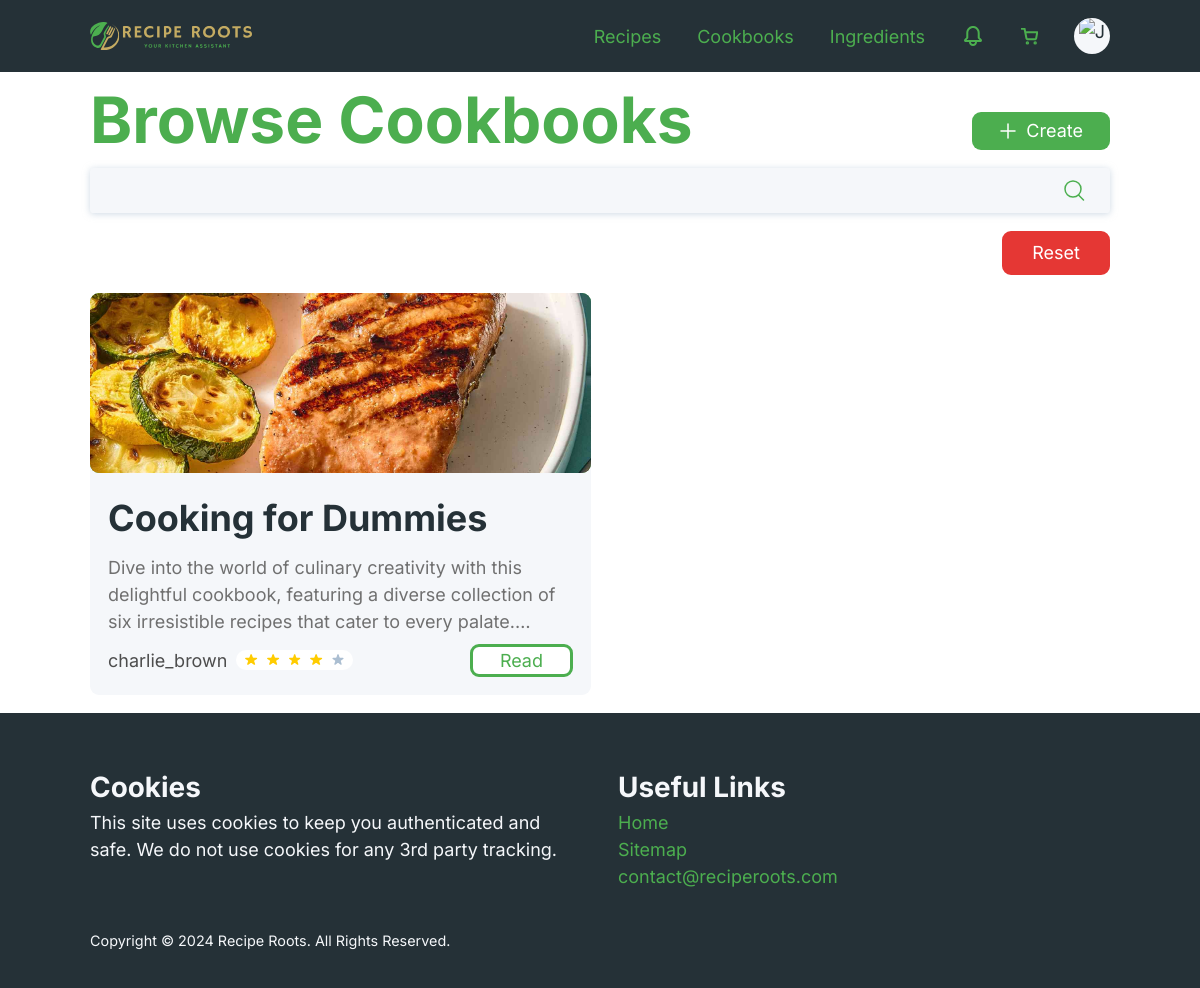
Screenshot of /recipe-roots/public/cookbooks/browse (signed in) with the database file from the repository.
### tables this page shows
CREATE TABLE IF NOT EXISTS Cookbook(id INTEGER NOT NULL AUTO_INCREMENT, profileId INTEGER NOT NULL, title VARCHAR(100) NOT NULL, description TEXT NOT NULL, public BOOLEAN DEFAULT FALSE, thumbnail VARCHAR(255), FOREIGN KEY (profileId) REFERENCES Profile (id) ON DELETE CASCADE, createdAt TIMESTAMP DEFAULT CURRENT_TIMESTAMP, updatedAt DATETIME DEFAULT CURRENT_TIMESTAMP ON UPDATE CURRENT_TIMESTAMP, PRIMARY KEY (id));

CREATE TABLE IF NOT EXISTS Profile(id INTEGER NOT NULL AUTO_INCREMENT, userId INTEGER NOT NULL, username VARCHAR(16) NOT NULL UNIQUE, avatar VARCHAR(255), type BOOLEAN DEFAULT FALSE, FOREIGN KEY (userId) REFERENCES User (id) ON DELETE CASCADE, createdAt TIMESTAMP DEFAULT CURRENT_TIMESTAMP, updatedAt DATETIME DEFAULT CURRENT_TIMESTAMP ON UPDATE CURRENT_TIMESTAMP, PRIMARY KEY (id));

### recipe-roots/app/core/Controller.php (called while the page is built, shortened)
<?php
trait Controller {
	public function view( string $view, array $data = [] ) {
		$filename = "../app/views/{$view}.view.php";
		require $filename;
	}
}

### recipe-roots/app/controllers/Cookbooks.php (called while the page is built, shortened)
<?php
class Cookbooks {
	protected $profile;
	public function __construct() {
		$this->profile = $_SESSION['profile'];
	}
	public function browse() {
		$cookbookParams = [];
		[ $currentPage, $totalPages, $cookbooks ] = getPaginationData(
			new Cookbook,
			6,
			$this->profile['user']['isAdmin'] ? [] : [ 'public' => 1 ],
			$cookbookParams
		);
		$this->view(
			'cookbooks/cookbooks',
			[
				'currentPage' => $currentPage,
				'totalPages' => $totalPages,
				'cookbooks' => $this->getRating( $cookbooks ),
				'browse' => true
			]
		);
	}
	private function getRating( array $cookbooks ) {
		$cookbookJoinModel = new CookbookJoin();
		$commentModel = new Comment();
		foreach ( $cookbooks as $index => $cookbook ) {
			$cookbooks[ $index ]['rating'] = 0;
			$numRatings = 0;
			$totalRating = 0;
			$joins = $cookbookJoinModel->findAll( [ 'cookbookId' => $cookbook['id'] ] );
			foreach ( $joins as $join ) {
				$comments = $commentModel->findAll( [ 'recipeId' => $join['recipeId'] ] );
				$numRatings += count( $comments );
				$totalRating += array_reduce( $comments, fn( $ca, $c ) => $ca + $c['rating'], 0 );
			}
			$cookbooks[ $index ]['rating'] = round( $totalRating / ( $numRatings > 0 ? $numRatings : 1 ) );
		}
		return $cookbooks;
	}
}

### recipe-roots/app/core/App.php (called while the page is built, shortened)
<?php
class App {
	private $method = 'index';
	private function splitURL() {
		$url = $_GET['url'] ?? 'home';
		$url = explode( "/", trim( $url, "/" ) );
		return $url;
	}
	public function loadController() {
		$url = $this->splitURL();
		unset( $url[0] );
		$controller = new $this->controller();
		if ( ! empty( $url[1] ) ) {
			if ( method_exists( $controller, $url[1] ) ) {
				$this->method = $url[1];
				unset( $url[1] );
			}
		}
		call_user_func_array( [ $controller, $this->method ], $url );
	}
}

### recipe-roots/public/index.php (called while the page is built, shortened)
<?php
$app = new App();
$app->loadController();

### recipe-roots/app/core/utils.php (called while the page is built, shortened)
<?php
function escape( $str ) {
	return htmlspecialchars( $str );
}
function getPaginationData( Model $model, int $itemsPerPage, array $conditions = [], array $contains = [] ) {
	$currentPage = isset( $_GET['page'] ) && is_numeric( $_GET['page'] ) ? (int) $_GET['page'] : 1;
	$offset = ( $currentPage - 1 ) * $itemsPerPage;
	$totalData = count( $model->findAll( $conditions, contain: $contains ) );
	$totalPages = ceil( $totalData / $itemsPerPage );
	$totalPages = $totalPages == 0 ? 1 : $totalPages;
	$pageData = $model->findAll(
		data: $conditions,
		contain: $contains,
		join: true,
		limit: $itemsPerPage,
		offset: $offset
	);
	return [ $currentPage, $totalPages, $pageData ];
}

### recipe-roots/app/core/Database.php (called while the page is built)
<?php
trait Database {
	private function connect() {
		$connectionString = "mysql:host=" . DBHOST;
		$connection = new PDO( $connectionString, DBUSER, DBPASS );
		$connection->setAttribute( PDO::ATTR_ERRMODE, PDO::ERRMODE_EXCEPTION );
		$tz = ( new DateTime( 'now', new DateTimeZone( 'Asia/Kuala_Lumpur' ) ) )->format( 'P' );
		$connection->exec( "SET time_zone='$tz';" );
		$connection->query( "CREATE DATABASE IF NOT EXISTS `" . DBNAME . "`" );
		$connection->query( "use " . DBNAME );
		return $connection;
	}
	public function query( string $query, array $data = [] ) {
		$connection = $this->connect();
		$statement = $connection->prepare( $query );
		$success = $statement->execute( $data );
		if ( $success ) {
			$result = $statement->fetchAll( PDO::FETCH_ASSOC );
			if ( is_array( $result ) && count( $result ) > 0 ) {
				return [
					'result' => $result,
					'connection' => $connection
				];
			}
		}
		return [
			'result' => [],
			'connection' => $connection
		];
	}
}

### recipe-roots/app/core/Model.php (called while the page is built, shortened)
<?php
abstract class Model {
	public readonly string $table;
	private $columns = [
		'id' => [
			'type' => 'INTEGER',
			'autoincrement' => true,
			'nullable' => false
		],
	];
	public function __construct( string $table = '' ) {
		$this->table = $table === '' || ! is_string( $table ) || is_numeric( $table )
			? get_class( $this )
			: $table;
		$attributes = get_object_vars( $this );
		foreach ( $attributes as $attribute => $data ) {
			if ( $attribute === 'table' || $attribute === 'columns' ) {
				continue;
			}
			$this->columns[ $attribute ] = $data;
		}
		$columns = [];
		$index = 0;
		foreach ( $this->columns as $columnName => $data ) {
			$columns[ $index ] = "$columnName "
				. "{$data['type']}"
				. ( isset( $data['nullable'] ) && ! $data['nullable'] ? ' NOT NULL' : '' )
				. ( isset( $data['autoincrement'] ) && $data['autoincrement'] ? ' AUTO_INCREMENT' : '' )
				. ( isset( $data['unique'] ) && $data['unique'] ? ' UNIQUE' : '' )
				. ( isset( $data['default'] ) && $data['default'] != "''" ? " DEFAULT {$data['default']}" : '' );
			$index++;
		}
		$foreignKeys = [];
		$index = 0;
		foreach ( $this->columns as $columnName => $data ) {
			if ( isset( $data['model'] ) ) {
				$foreignKeys[ $index ] = "FOREIGN KEY ($columnName) REFERENCES {$data['model']->table} (id)";
				if ( $data['cascade'] == 'TRUE' ) {
					$foreignKeys[ $index ] .= ' ON DELETE CASCADE';
				}
			}
			$index++;
		}
		$query = "CREATE TABLE IF NOT EXISTS $this->table("
			. implode( ', ', $columns ) . ", "
			. ( empty( $foreignKeys ) ? '' : implode( ', ', $foreignKeys ) . ", " )
			. "createdAt TIMESTAMP DEFAULT CURRENT_TIMESTAMP, "
			. "updatedAt DATETIME DEFAULT CURRENT_TIMESTAMP ON UPDATE CURRENT_TIMESTAMP, "
			. "PRIMARY KEY (id));";
		$this->query( $query );
	}
	public function findAll( array $data = [], array $dataNot = [], array $contain = [], bool $join = false, int $limit = null, int $offset = 0 ) {
		$query = "SELECT * FROM $this->table";
		$keys = array_keys( $data );
		$keysNot = array_keys( $dataNot );
		if ( ! empty( $keys ) || ! empty( $keysNot ) ) {
			$query .= " WHERE ";
			foreach ( $keys as $key ) {
				$query .= "$key = :$key && ";
			}
			$query = trim( $query, " && " );
		}
		$query .= " ORDER BY createdAt DESC, id ASC";
		if ( $limit ) {
			$query .= " LIMIT $limit OFFSET $offset";
		}
		$data = array_merge( $data, $dataNot, $contain );
		$result = $this->query( $query, $data )['result'];
		if ( $join ) {
			foreach ( $result as $index => $row ) {
				foreach ( $this->columns as $columnName => $columnData ) {
					if ( isset( $columnData['model'] ) ) {
						foreach ( $row as $key => $value ) {
							if ( $key == $columnName ) {
								$tableName = strtolower( $columnData['model']->table );
								$result[ $index ][ $tableName ] = $columnData['model']->findById( $value, true );
							}
						}
					}
				}
			}
		}
		return $result;
	}
	public function findById( int $id, bool $join = false ) {
		$result = $this->query( "SELECT * FROM $this->table WHERE id = ?", [ $id ] )['result'][0] ?? null;
		if ( $join && $result != null ) {
			foreach ( $this->columns as $columnName => $columnData ) {
				if ( isset( $columnData['model'] ) ) {
					foreach ( $result as $key => $value ) {
						if ( $key == $columnName ) {
							$tableName = strtolower( $columnData['model']->table );
							$result[ $tableName ] = $columnData['model']->findById( $value, true );
						}
					}
				}
			}
		}
		return $result ?? null;
	}
}

### recipe-roots/app/models/Comment.model.php (called while the page is built, shortened)
<?php
class Comment extends Model {
	public function __construct() {
		parent::__construct();
	}
}

### recipe-roots/app/models/CookbookJoin.model.php (called while the page is built, shortened)
<?php
class CookbookJoin extends Model {
	public function __construct() {
		parent::__construct();
	}
}

### recipe-roots/app/views/cookbooks/cookbooks.view.php (the view, shortened to what this page needs)
<!DOCTYPE html>
<html lang="en">
<head>
	<link rel="stylesheet" href="<?= ROOT ?>/assets/css/styles.css">
	<link rel="stylesheet" href="<?= ROOT ?>/assets/css/layout/browse.css">
	<link rel="stylesheet" href="<?= ROOT ?>/assets/css/layout/cookbooks.css">
</head>
<body>
	<?php include '../app/views/layout/header.php' ?>
	<main>
		<header>
			<div class="heading">
				<h1><?= $browse ? 'Browse' : 'Your' ?> Cookbooks</h1>
				<a href="<?= ROOT ?>/cookbooks/create" class="btn btn--add">Create</a>
			</div>
			<form class="filter" method="GET">
				<div class="filter__input">
					<input type="text" name="filter" id="filter" value="<?= escape( $_GET['filter'] ?? '' ) ?>">
					<button class="filter__input__submit" type="submit">
						<img src="<?= ROOT ?>/assets/icons/search.svg" alt="search icon">
					</button>
				</div>
				<div class="filter__input">
					<a class="btn btn--invert btn--error" href="?page=1">Reset</a>
				</div>
			</form>
		</header>
		<section class="grid">
			<?php foreach ( $cookbooks as $cookbook ) : ?>
				<article class="cookbook">
					<object class="cookbook__thumbnail" role="img" aria-label="thumbnail"
						data="<?= escape( $cookbook['thumbnail'] ?? '' ) ?>">
					</object>
					<div class="cookbook__details">
						<h2><?= escape( $cookbook['title'] ) ?></h2>
						<p><?= escape( $cookbook['description'] ) ?></p>
						<footer class="cookbook__details__footer">
							<div class="cookbook__details__footer__metadata">
								<p><?= escape( $cookbook['profile']['username'] ) ?></p>
								<div class="cookbook__details__footer__metadata__rating">
									<?php for ( $i = 0; $i < min( escape( $cookbook['rating'] ), 5 ); $i++ ) : ?>
										<img src="<?= ROOT ?>/assets/icons/star-yellow.svg" alt="yellow star">
									<?php endfor ?>
									<?php for ( $i = min( escape( $cookbook['rating'] ), 5 ); $i < 5; $i++ ) : ?>
										<img src="<?= ROOT ?>/assets/icons/star-grey.svg" alt="grey star">
									<?php endfor ?>
								</div>
							</div>
							<a href="<?= ROOT ?>/cookbooks/<?= escape( $cookbook['id'] ) ?>" class="btn btn--invert">Read</a>
						</footer>
					</div>
				</article>
			<?php endforeach; ?>
		</section>
	</main>
	<?php include '../app/views/layout/footer.php' ?>
</body>
</html>

### recipe-roots/public/assets/css/layout/browse.css (style rules this page uses)
.btn { padding: 0.3em 1.5em; }
.heading { --_margin-bottom: 1rem; display: flex; justify-content: space-between; align-items: flex-end; flex-wrap: wrap; gap: 1em; margin-bottom: var(--_margin-bottom); }
.heading h1 { margin-bottom: calc(var(--_margin-bottom) * -1); flex-grow: 9999; }
.heading .btn { flex-grow: 1; }
.filter > * + * { margin-block-start: 1rem; }
.filter__input { display: flex; justify-content: space-between; align-items: center; position: relative; gap: 0.5rem; }
.filter__input input[type='text'] { width: 100%; }
.filter__input__submit { background-color: transparent; border: none; cursor: pointer; position: absolute; top: 0; bottom: 0; right: 1rem; }
.grid, .empty { margin-block: 1rem; }

### recipe-roots/public/assets/css/layout/cookbooks.css (style rules this page uses)
.grid { --_grid-column-count: 2; }
.cookbook { border-radius: 0.5rem; background-color: var(--silver); display: flex; align-items: center; min-width: 0; width: 100%; }
.cookbook__thumbnail { display: grid; place-items: center; text-align: center; font-weight: bold; background-color: var(--primary-clr); border-radius: 0.5rem; height: 100%; width: 10rem; object-fit: cover; flex: 1; }
.cookbook__details { padding: 1rem; min-width: 0; min-height: 12rem; display: grid; gap: 0.5rem; flex: 1; flex-basis: 50%; }
@media screen and (max-width: 90em) { .cookbook { flex-direction: column; } }
@media screen and (max-width: 90em) { .cookbook__thumbnail { height: 10rem; width: 100%; flex: unset; } }
.cookbook__details p { color: var(--grey); }
.cookbook__details h2 { text-overflow: ellipsis; overflow: hidden; white-space: nowrap; }
.cookbook__details p { display: -webkit-box; overflow: hidden; line-clamp: 3; -webkit-line-clamp: 3; -webkit-box-orient: vertical; }
.cookbook__details__footer { justify-content: space-between; flex-wrap: wrap; }
.cookbook__details__footer .btn { padding: 0 1.5em; }
.cookbook__details__footer, .cookbook__details__footer__metadata { display: flex; align-items: center; flex-wrap: wrap; gap: 0.5rem; }
.cookbook__details__footer__metadata p { color: var(--dark-grey); }
.cookbook__details__footer__metadata__rating { color: var(--dark-grey); background-color: var(--white); border-radius: 5rem; padding: 0.2rem 0.5rem; display: grid; grid-template-columns: repeat(5, 1fr); gap: 0.5rem; }
.cookbook__details__footer__metadata__rating img { width: 0.7rem; }

### rows the page displays
cookbook: title "Cooking for Dummies", description "Dive into the world of culinary creativity with this delightful cookbook, featuring a diverse collection of six irresistible recipes that cater to every…", profileId.username "charlie_brown"
